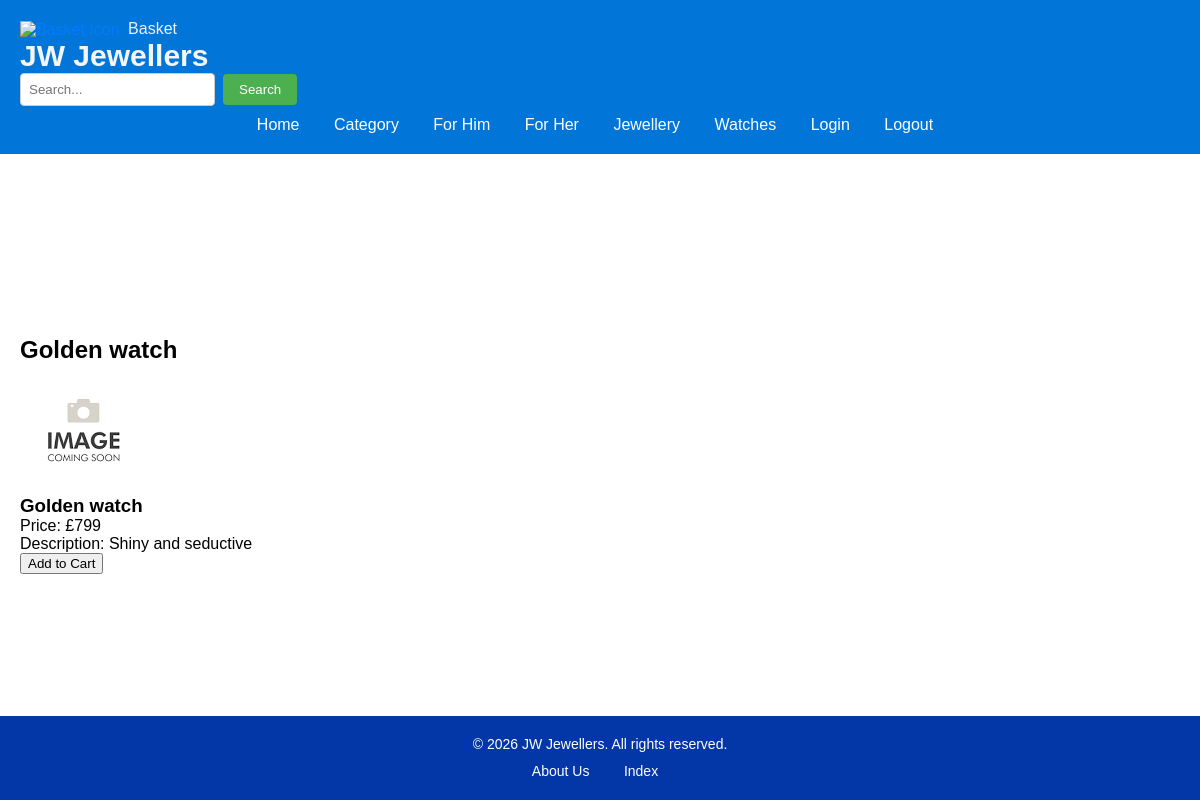
Screenshot of /default/public/product.php?id=50944 with the database file from the repository.
### tables this page shows
CREATE TABLE `products` (
  `product_id` int(10) NOT NULL AUTO_INCREMENT,
  `name` varchar(45) DEFAULT NULL,
  `description` varchar(45) DEFAULT NULL,
  `price` decimal(20,0) DEFAULT NULL,
  `category` varchar(45) DEFAULT NULL,
  `gender` enum('M','F') NOT NULL,
  `created_at` timestamp NOT NULL DEFAULT current_timestamp(),
  PRIMARY KEY (`product_id`)
);

### default/public/product.php (the view, shortened to what this page needs)
<?php require('core/header.php'); ?>
<?php require('core/connection.php'); ?>
<?php
$productID = $_GET['id'];
$query = "SELECT * FROM products WHERE product_id = :productID";
$stmt = $pdo->prepare($query);
$stmt->bindValue(':productID', $productID, PDO::PARAM_INT);
$stmt->execute();
$product = $stmt->fetch(PDO::FETCH_ASSOC);
?>
<main>
<link rel="stylesheet" href="core/styles.css">
    <h2><?php echo $product['name']; ?></h2>
    <div class="product-details">
        <?php if (isset($product['image'])) : ?>
            <img src="<?php echo $product['image']; ?>" alt="<?php echo $product['name']; ?>">
        <?php else : ?>
            <img src="../pictures/placeholder_image.png" alt="Product Image Coming Soon">
        <?php endif; ?>
        <h3><?php echo $product['name']; ?></h3>
        <p>Price: £<?php echo $product['price']; ?></p>
        <p>Description: <?php echo $product['description']; ?></p>
        <form action="add_to_cart.php" method="get">
            <button type="submit">Add to Cart</button>
        </form>
    </div>
</main>
<?php require('core/footer.php'); ?>

### default/public/core/styles.css (style rules this page uses)
body, h1, h2, h3, h4, h5, h6, p, ul, ol, li { margin: 0; padding: 0; }
body { font-family: Arial, sans-serif; background-color: #f5f5f5; display:flex; flex-direction: column; min-height: 100vh; }
main { padding: 20px; background-color: #fff; flex: 1; }
html { scroll-behavior: smooth; }

### rows the page displays
products: name "Golden watch", price "799", description "Shiny and seductive"
